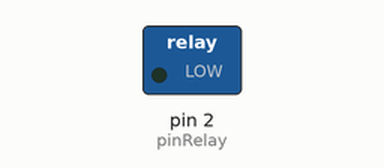
This sketch was run on a simulated Arduino Uno, built with avr-gcc and run on an emulated ATmega328P. Parts: switched loads named in the sketch (green lamp = pin HIGH).

Above: at 2.5 s.
At 7.5 s:
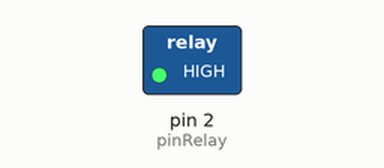
Timing chart, 0 to 13.0 s (numbered marks = the images above):
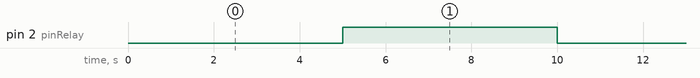

Measured:
- by itself, pin 2 (pinRelay): alternates HIGH for 5.0 s and LOW for 5.0 s

The sketch:

relay.ino
```cpp
/* This is about testing the relay, which controls the water pump.
   It will turn on and off the relay for a period of 5 seconds.
 */

int pinRelay = 2;    // define pin 2 as the relay pin

void setup()
{
  pinMode(pinRelay,OUTPUT);    // define the relay pin as the output pin
}

void loop()
{
  digitalWrite(pinRelay,LOW);delay(5000);    // turn the water pump off and last for 5 seconds.
  digitalWrite(pinRelay,HIGH);delay(5000);    // turn the water pump on and last for 5 seconds.
 }
```
